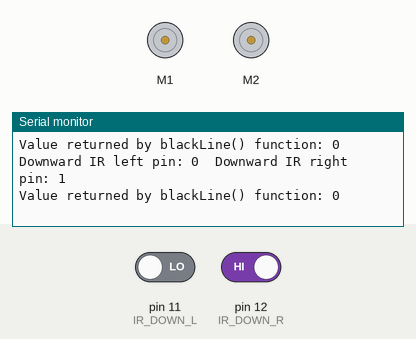
Simulated run of this sketch. Board: Arduino Nano, built with avr-gcc and run on an emulated ATmega328P. On the bench: 2 × DC motor (green arrow = forward, orange = backward, longer = faster), the last lines printed to the serial monitor. Inputs (shaded band) come from the test bench; at power-on: pin 12 (IR_DOWN_R) HIGH, pin 11 (IR_DOWN_L) LOW.

Above: at 10.8 s.
10.9 s: pin 12 (IR_DOWN_R) driven LOW
At 16.5 s:
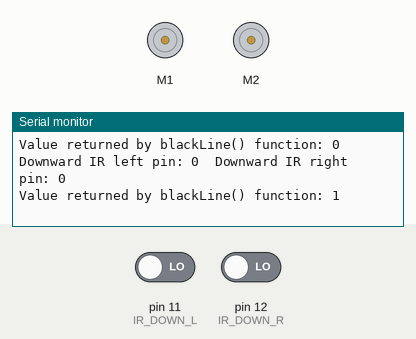
16.9 s: pin 11 (IR_DOWN_L) driven HIGH
At 21.6 s:
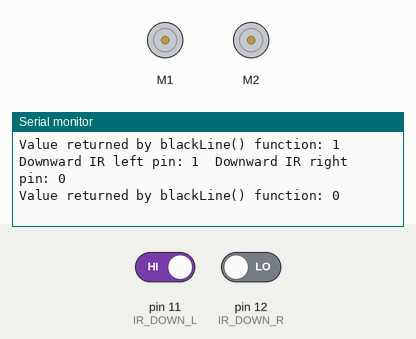

Measured:
- after the input at 10.9 s, the serial monitor: prints a new line after 4.2 s (image 1)
- after the input at 16.9 s, the serial monitor: prints a new line after 3.2 s (image 2)

The sketch:

Junction.ino
```cpp
#include "MeOrion.h"

// Pins
#define BUZZER 8
#define LIGHT A6
#define SOUND A3
#define ULTRASONIC 10
#define IR_DOWN_L 11
#define IR_DOWN_R 12
#define IR_SIDE_L A1
#define IR_SIDE_R A0

// Motor setups
MeDCMotor motorL(M1);
MeDCMotor motorR(M2);
// Raw driving functions
void wait() {
  motorL.stop();
  motorR.stop();
}
void go() {
  motorL.run(-100);
  motorR.run(100);
  delay(1000);
}
void left() {
  motorL.run(130);
  motorR.run(130);
  delay(575);
}
void right() {
  motorL.run(-130);
  motorR.run(-130);
  delay(575);
}

int blackLine() {
  int blackL = digitalRead(IR_DOWN_L);
  int blackR = digitalRead(IR_DOWN_R);
  Serial.print("Downward IR left pin: ");
  Serial.print(blackL);
  Serial.print("\tDownward IR right pin: ");
  Serial.println(blackR);
  if(blackL || blackR) return 0;
  else return 1;
}

void setup()
{
  Serial.begin (9600);
}
void loop()
{
  int f = blackLine();
  Serial.print("Value returned by blackLine() function: ");
  Serial.println(f);
  Serial.println("\n");
  if(f) wait();
  delay(5000);
}
```
